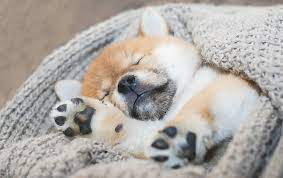
#> input picture JavaWebSocket/java/sample/server/4.png, 283 x 178 px, given in place of 4.jpeg, which was not available
$ python pic.py
#> lines starting #> are read from the running program, lines starting #| are printed output that depends on the picture
import cv2
import numpy as np

if __name__=="__main__":
    src = cv2.imread("/Users/dongheon97/Downloads/4.jpeg", cv2.IMREAD_COLOR)
#> src is the input picture: shape (178, 283, 3); mean B, G, R 165.7, 170.5, 176.1
    h, w, c = src.shape
#> h = 178; w = 283; c = 3
    src[:, :1, :] = 255
    src[:, 412:, :] = 255
    src[0, :, :] = 255
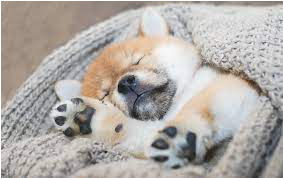
#> src: shape (178, 283, 3); mean B, G, R 166.8, 171.5, 177
#> (the run stopped early here; a loop or call above may not have finished)

$ run again, with JavaWebSocket/java/sample/server/2.png copied over JavaWebSocket/java/sample/server/4.png
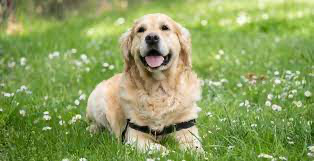
#> input picture JavaWebSocket/java/sample/server/2.png, 314 x 161 px, given in place of 4.jpeg, which was not available
#> src is the input picture: shape (161, 314, 3); mean B, G, R 92.4, 158.9, 139.6
#> `src[0, :, :] = 255`:
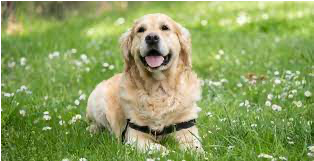
#> src: shape (161, 314, 3); mean B, G, R 93.9, 159.9, 140.6
